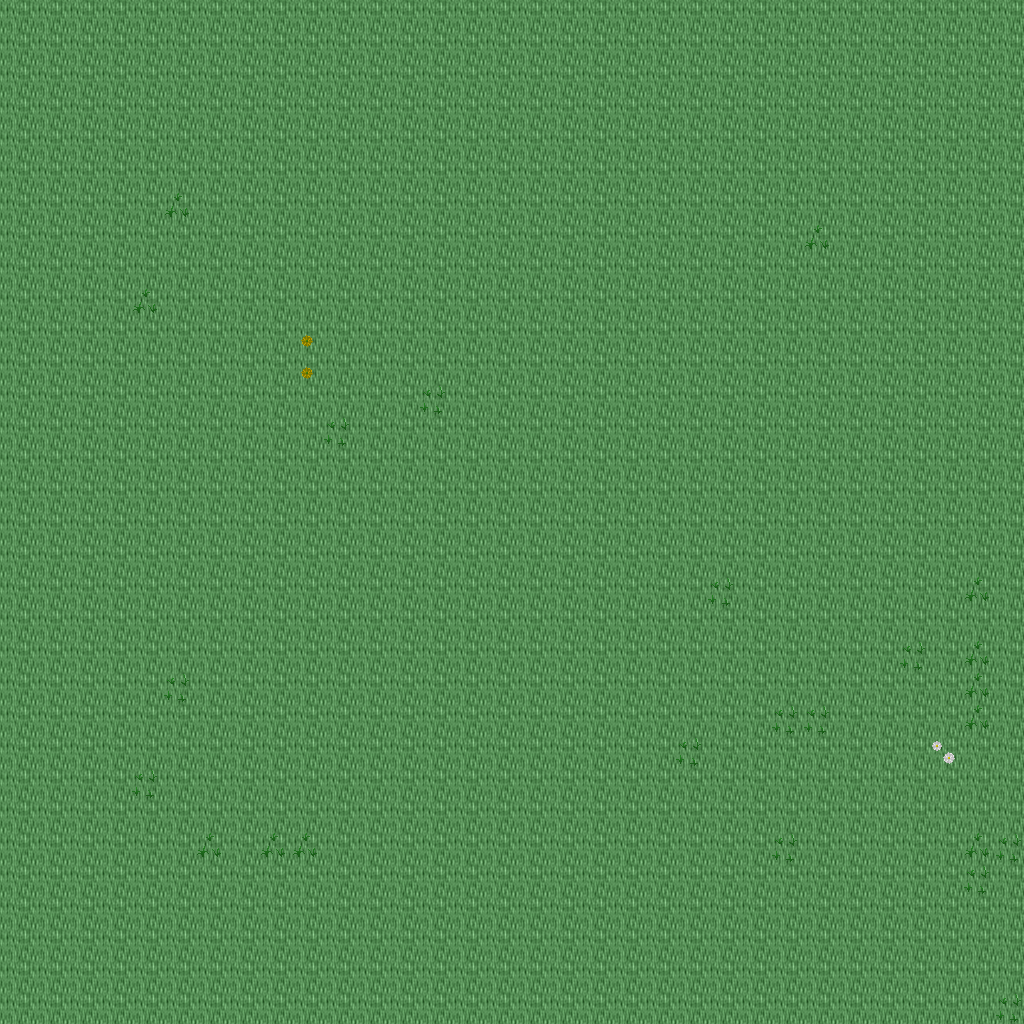

A level layout from a 2D game, rendered from its tile map. Below: a short description, then the map file with tile-grid data replaced by summaries:
An orthogonal 32x32 tile map with 32x32 px tiles, 5 tile layers (Ground, Objects, Objects2, Above, ...), 1 hidden layer not drawn, 18 tilesets.

<map version="1.10" tiledversion="1.11.0" orientation="orthogonal" renderorder="right-down" width="32" height="32" tilewidth="32" tileheight="32" infinite="0" nextlayerid="11" nextobjectid="1">
 <tileset firstgid="1" name="ground_ground" tilewidth="32" tileheight="32" tilecount="33" columns="3">
  <image source="../drawable/ground_ground.png" width="96" height="352" />
 </tileset>
 <tileset firstgid="34" name="plant_flower_daisy_white" tilewidth="32" tileheight="32" tilecount="8" columns="2">
  <image source="../drawable/plant_flower_daisy_white.png" width="64" height="128" />
 </tileset>
 <tileset firstgid="42" name="plant_grasses" tilewidth="32" tileheight="32" tilecount="6" columns="3">
  <image source="../drawable/plant_grasses.png" width="96" height="64" />
 </tileset>
 <tileset firstgid="48" name="plant_flower_daisy_yellow" tilewidth="32" tileheight="32" tilecount="8" columns="2">
  <image source="../drawable/plant_flower_daisy_yellow.png" width="64" height="128" />
 </tileset>
 <tileset firstgid="56" name="plant_flower_daisy_blue" tilewidth="32" tileheight="32" tilecount="8" columns="2">
  <image source="../drawable/plant_flower_daisy_blue.png" width="64" height="128" />
 </tileset>
 <tileset firstgid="64" name="plant_flower_daisy_red" tilewidth="32" tileheight="32" tilecount="8" columns="2">
  <image source="../drawable/plant_flower_daisy_red.png" width="64" height="128" />
 </tileset>
 <tileset firstgid="72" name="plant_tree_tree_darkgreen" tilewidth="32" tileheight="32" tilecount="88" columns="8">
  <image source="../drawable/plant_tree_tree_darkgreen.png" width="256" height="352" />
 </tileset>
 <tileset firstgid="160" name="logic_creature_animal" tilewidth="32" tileheight="32" tilecount="32" columns="8">
  <image source="../drawable/logic_creature_animal.png" width="256" height="128" />
 </tileset>
 <tileset firstgid="192" name="logic_creature_elf" tilewidth="32" tileheight="32" tilecount="16" columns="8">
  <image source="../drawable/logic_creature_elf.png" width="256" height="64" />
 </tileset>
 <tileset firstgid="208" name="logic_collision" tilewidth="32" tileheight="32" tilecount="1" columns="1">
  <image source="../drawable/logic_collision.png" width="32" height="32" />
 </tileset>
 <tileset firstgid="209" name="logic_creature_human_evil" tilewidth="32" tileheight="32" tilecount="16" columns="8">
  <image source="../drawable/logic_creature_human_evil.png" width="256" height="64" />
 </tileset>
 <tileset firstgid="225" name="logic_portal" tilewidth="32" tileheight="32" tilecount="24" columns="8">
  <image source="../drawable/logic_portal.png" width="256" height="96" />
 </tileset>
 <tileset firstgid="249" name="ground_green_paving" tilewidth="32" tileheight="32" tilecount="18" columns="3">
  <image source="../drawable/ground_green_paving.png" width="96" height="192" />
 </tileset>
 <tileset firstgid="267" name="ground_water_swamp_water" tilewidth="32" tileheight="32" tilecount="33" columns="3">
  <image source="../drawable/ground_water_swamp_water.png" width="96" height="352" />
 </tileset>
 <tileset firstgid="300" name="plant_grasses_swamp" tilewidth="32" tileheight="32" tilecount="42" columns="6">
  <image source="../drawable/plant_grasses_swamp.png" width="192" height="224" />
 </tileset>
 <tileset firstgid="342" name="logic_protection" tilewidth="32" tileheight="32" tilecount="2" columns="2">
  <image source="../drawable/logic_protection.png" width="64" height="32" />
 </tileset>
 <tileset firstgid="344" name="logic_creature_ogre" tilewidth="32" tileheight="32" tilecount="4" columns="4">
  <image source="../drawable/logic_creature_ogre.png" width="128" height="32" />
 </tileset>
 <tileset firstgid="348" name="logic_creature_undead_skeleton" tilewidth="32" tileheight="32" tilecount="6" columns="6">
  <image source="../drawable/logic_creature_undead_skeleton.png" width="192" height="32" />
 </tileset>
 <layer id="1" name="Ground" width="32" height="32">
  <data>[1024 cells, 1024 non-empty, 1 distinct tile ids]</data>
 </layer>
 <layer id="2" name="Objects" width="32" height="32">
  <data>[1024 cells, 27 non-empty, 4 distinct tile ids]</data>
 </layer>
 <layer id="3" name="Objects2" width="32" height="32">
  <data>[1024 cells, 0 non-empty, 0 distinct tile ids]</data>
 </layer>
 <layer id="4" name="Above" width="32" height="32">
  <data>[1024 cells, 0 non-empty, 0 distinct tile ids]</data>
 </layer>
 <layer id="5" name="Above2" width="32" height="32">
  <data>[1024 cells, 0 non-empty, 0 distinct tile ids]</data>
 </layer>
 <layer id="6" name="Walkable" width="32" height="32" visible="0">
  <data>[1024 cells, 0 non-empty, 0 distinct tile ids]</data>
 </layer>
 <objectgroup id="7" name="Mapevents" />
 <objectgroup id="8" name="Spawn" />
 <objectgroup id="9" name="Keys" />
 <objectgroup id="10" name="Replace" />
</map>
